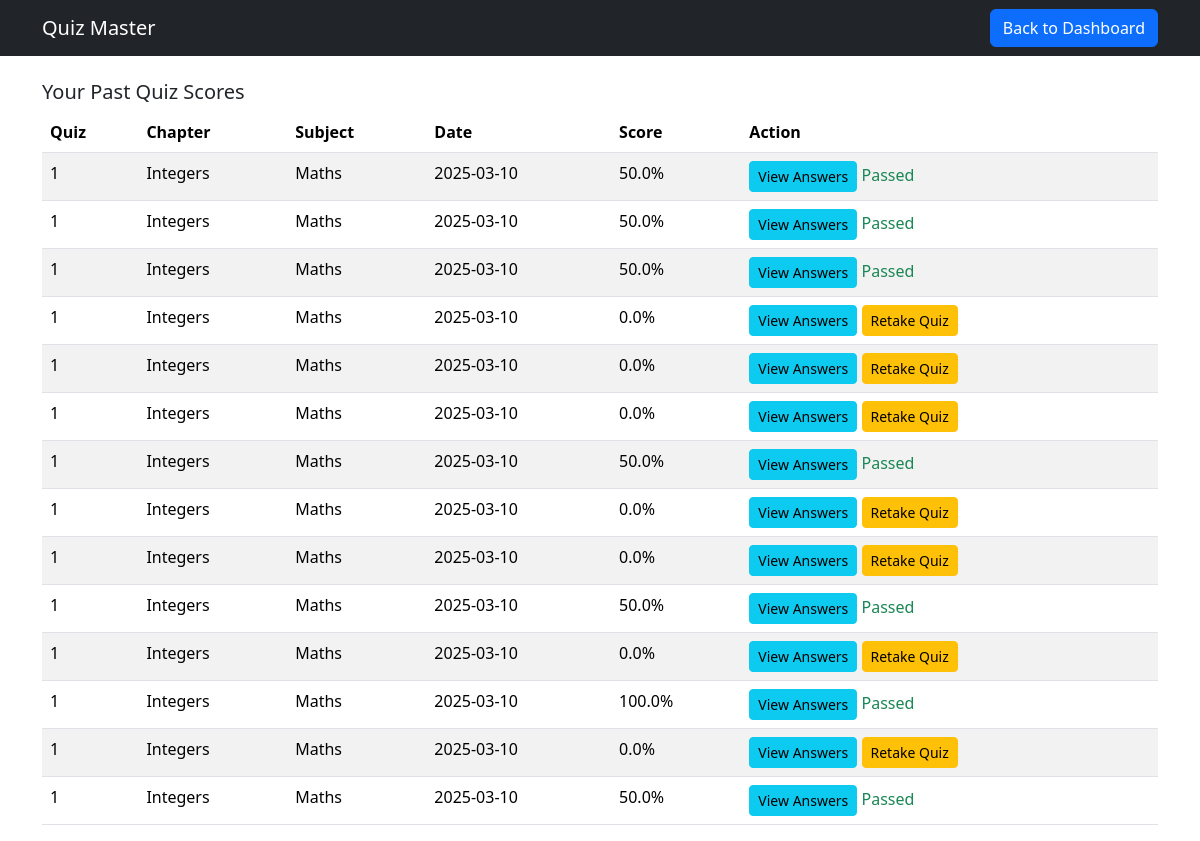
/user_scores (signed in), run on an earlier commit of the app's database.
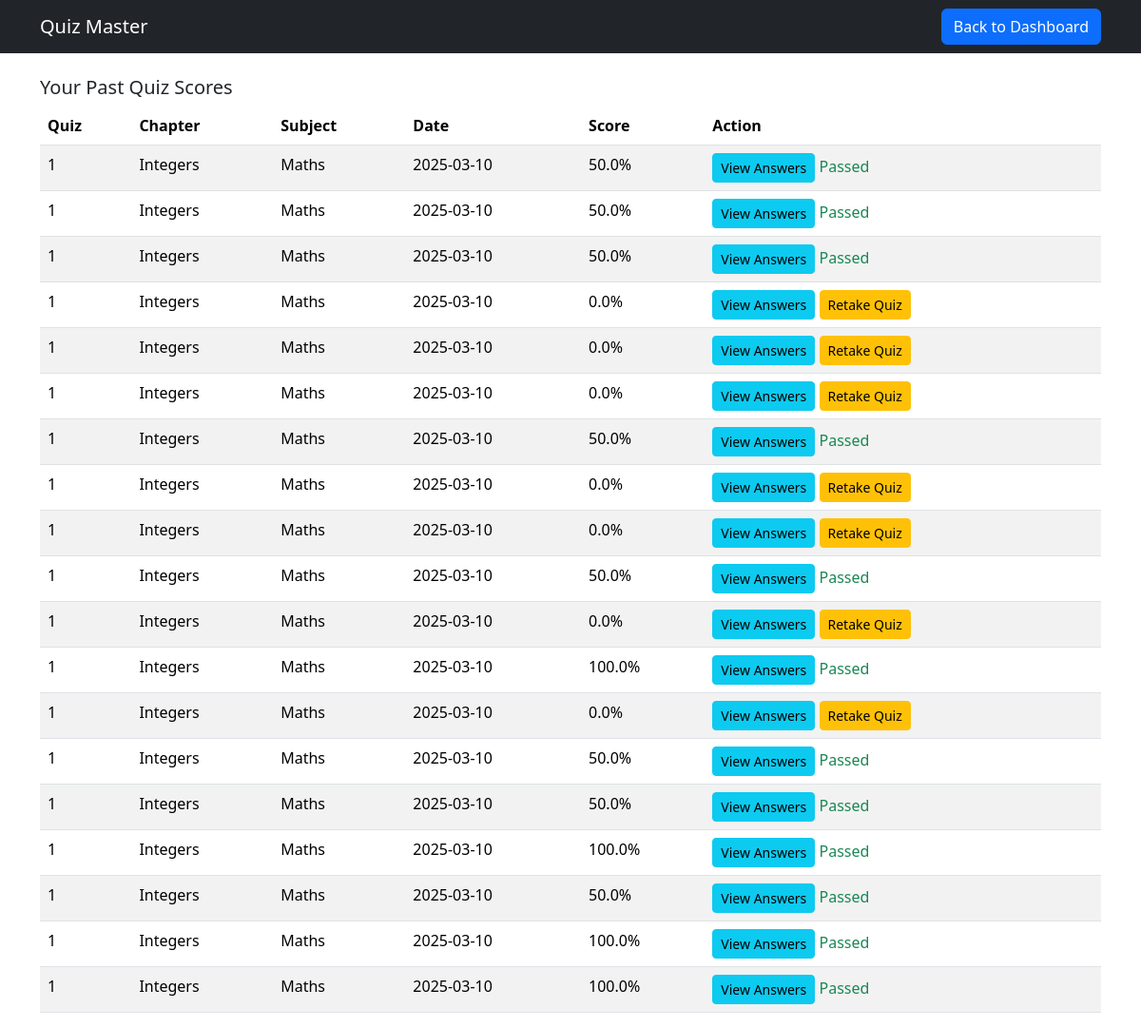
And on a later commit of the database.
### app.py (models this page shows)
class Score(db.Model):
    __tablename__ = 'score'
    ScoreID = db.Column(db.Integer, primary_key=True, autoincrement=True)
    QuizID = db.Column(db.Integer, db.ForeignKey('quiz.QuizID'), nullable=False)
    UserID = db.Column(db.Integer, db.ForeignKey('user.UserID'), nullable=False)
    TimeStamp = db.Column(db.DateTime, default=db.func.current_timestamp())  # Auto-fills time of attempt
    TotalScore = db.Column(db.Float, nullable=False)
    user = db.relationship('User', backref='scores')
    quiz = db.relationship('Quiz', backref='scores')

class Quiz(db.Model):
    __tablename__ = 'quiz'
    QuizID = db.Column(db.Integer, primary_key=True, autoincrement=True)
    Date_of_quiz = db.Column(db.Date, nullable=False)
    Time_duration = db.Column(db.String(5), nullable=False)  # Stores "HH:MM"
    Remarks = db.Column(db.String(500))
    ChapterID = db.Column(db.Integer, db.ForeignKey('chapter.ChapterID'), nullable=False)
    QuestionsR = db.relationship('Questions', backref='quiz', lazy=True)

class Chapter(db.Model):
    __tablename__ = 'chapter'
    ChapterID = db.Column(db.Integer, primary_key=True, autoincrement=True)
    Chaptername = db.Column(db.String(500), nullable=False)
    Description = db.Column(db.String(500), nullable=False)
    QuizR = db.relationship('Quiz', backref='chapter', lazy=True)
    SubjectID = db.Column(db.Integer, db.ForeignKey('subject.SubjectID'), nullable=False)
    subject = db.relationship('Subject', backref='chapters')

class Subject(db.Model):
    __tablename__ = 'subject'
    SubjectID = db.Column(db.Integer, primary_key=True, autoincrement=True)
    Subjectname = db.Column(db.String(500), nullable=False)
    Description = db.Column(db.String(500), nullable=False)

### app.py (the view)
@app.route('/user_scores')
def user_scores():
    if 'user_id' not in session:
        flash("Unauthorized access!", "danger")
        return redirect(url_for("home"))
    user_id = session['user_id']
    scores = Score.query.filter_by(UserID=user_id).all()
    for score in scores:
        score.retake_allowed = score.TotalScore < 40  # Check if score is below 40%
    return render_template("quiz_scores.html", scores=scores)

### templates/quiz_scores.html (shortened to what this page needs)
<!DOCTYPE html>
<html lang="en">
<head>
    <link href="https://cdn.jsdelivr.net/npm/bootstrap@5.3.2/dist/css/bootstrap.min.css" rel="stylesheet">
</head>
<body>
    <nav class="navbar navbar-expand-lg navbar-dark bg-dark">
        <div class="container">
            <a class="navbar-brand" href="#">Quiz Master</a>
            <a href="{{ url_for('user_dashboard') }}" class="btn btn-primary">Back to Dashboard</a>
        </div>
    </nav>
    <div class="container mt-4">
        <h5>Your Past Quiz Scores</h5>
        {% if scores %}
        <table class="table table-striped">
            <thead>
                <tr>
                    <th>Quiz</th>
                    <th>Chapter</th>
                    <th>Subject</th>
                    <th>Date</th>
                    <th>Score</th>
                    <th>Action</th>
                </tr>
            </thead>
            <tbody>
                {% for score in scores %}
                <tr>
                    <td>{{ score.quiz.QuizID }}</td>
                    <td>{{ score.quiz.chapter.Chaptername }}</td>
                    <td>{{ score.quiz.chapter.subject.Subjectname }}</td>
                    <td>{{ score.TimeStamp.date() }}</td>
                    <td>{{ score.TotalScore }}%</td>
                    <td>
                        <button class="btn btn-info btn-sm" data-bs-toggle="modal" data-bs-target="#viewAnswers{{ score.ScoreID }}">View Answers</button>
                        {% if score.TotalScore < 40 %}
                            <a href="{{ url_for('start_quiz', quiz_id=score.quiz.QuizID) }}" class="btn btn-warning btn-sm">Retake Quiz</a>
                        {% else %}
                            <span class="text-success">Passed</span>
                        {% endif %}
                    </td>
                </tr>
                {% endfor %}
            </tbody>
        </table>
        {% else %}
        <p>No quiz attempts found.</p>
        {% endif %}
    </div>
</body>
</html>

What changed in the data, as far as the page shows it:
added Score: quiz.QuizID "1", quiz.chapter.Chaptername "Integers", quiz.chapter.subject.Subjectname "Maths", TimeStamp "2025-03-10", TotalScore "50.0", shows "Passed"
added Score: quiz.QuizID "1", quiz.chapter.Chaptername "Integers", quiz.chapter.subject.Subjectname "Maths", TimeStamp "2025-03-10", TotalScore "100.0", shows "Passed"
added Score: quiz.QuizID "1", quiz.chapter.Chaptername "Integers", quiz.chapter.subject.Subjectname "Maths", TimeStamp "2025-03-10", TotalScore "50.0", shows "Passed"
added Score: quiz.QuizID "1", quiz.chapter.Chaptername "Integers", quiz.chapter.subject.Subjectname "Maths", TimeStamp "2025-03-10", TotalScore "100.0", shows "Passed"
added Score: quiz.QuizID "1", quiz.chapter.Chaptername "Integers", quiz.chapter.subject.Subjectname "Maths", TimeStamp "2025-03-10", TotalScore "100.0", shows "Passed"
